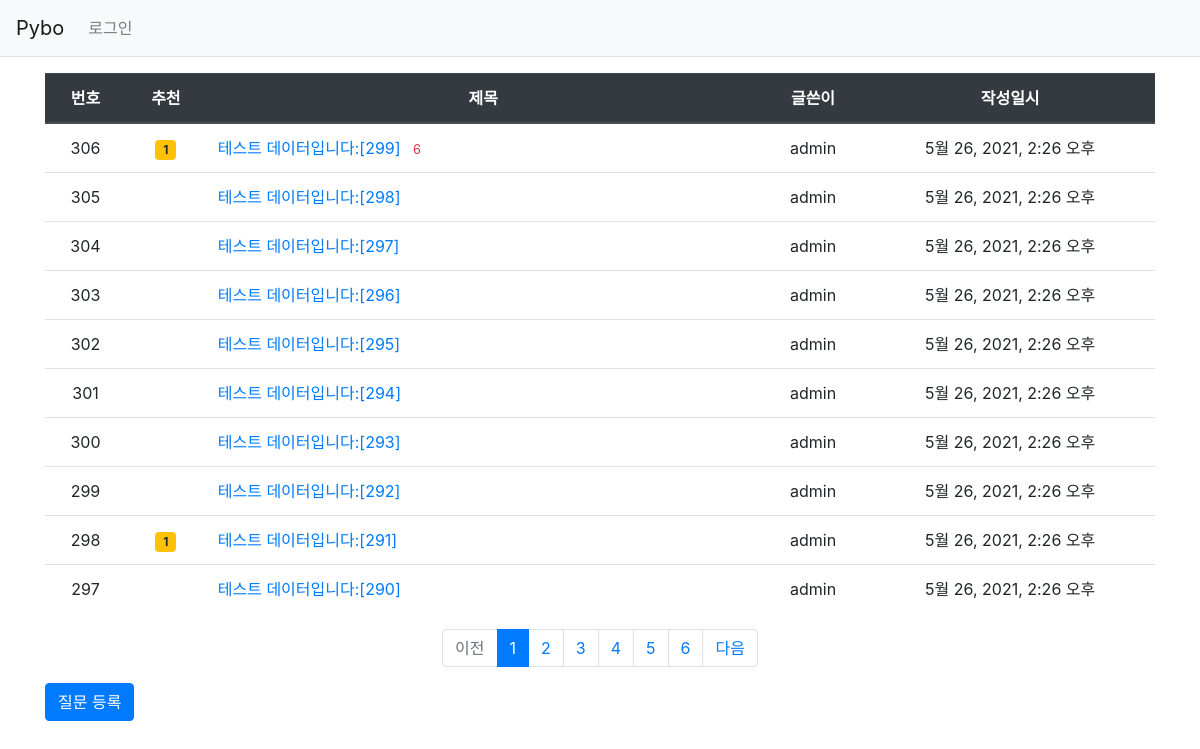
Screenshot of /pybo/ with the database file from the repository.
### pybo/models.py (models this page shows, shortened)
class Question(models.Model):
    author = models.ForeignKey(User, on_delete=models.CASCADE, related_name='author_question')
    subject = models.CharField(max_length=200)
    content = models.TextField()
    create_date = models.DateTimeField()
    modify_date = models.DateTimeField(null=True, blank=True)
    voter = models.ManyToManyField(User, related_name='voter_question')

### pybo/views/base_views.py (the view)
# urls.py: path('', base_views.index, name='index'),
def index(request):
    page = request.GET.get('page', '1')
    question_list = Question.objects.order_by('-create_date')
    paginator = Paginator(question_list, 10)  # 페이지당 10개씩 보여주기
    page_obj = paginator.get_page(page)
    context = {'question_list': page_obj}
    return render(request, 'pybo/question_list.html', context)

### pybo/templatetags/pybo_filter.py (called while the page is built)
@register.filter
def sub(value, arg):
    return value - arg

### templates/pybo/question_list.html
{% extends 'base.html' %}
{% load pybo_filter %}
{% block content %}
<div class="container my-3">
    <table class="table">
        <thead>
        <tr class="text-center thead-dark">
            <th>번호</th>
            <th>추천</th>
            <th style="width:50%">제목</th>
            <th>글쓴이</th>
            <th>작성일시</th>
        </tr>
        </thead>
        <tbody>
        {% if question_list %}
        {% for question in question_list %}
        <tr class="text-center">
            <td>{{ question_list.paginator.count|sub:question_list.start_index|sub:forloop.counter0|add:1 }}</td>
            <td>
                {% if question.voter.all.count > 0 %}
                <span class="badge badge-warning px-2 py-1">{{ question.voter.all.count }}</span>
                {% endif %}
            </td>
            <td class="text-left">
                <a href="{% url 'pybo:detail' question.id %}">{{ question.subject }}</a>
                {% if question.answer_set.count > 0 %}
                <span class="text-danger small ml-2">{{ question.answer_set.count }}</span>
                {% endif %}
            </td>
            <td>{{ question.author.username }}</td>
            <td>{{ question.create_date }}</td>
        </tr>
        {% endfor %}
        {% else %}
        <tr>
            <td colspan="3">질문이 없습니다.</td>
        </tr>
        {% endif %}
        </tbody>
    </table>
    <ul class="pagination justify-content-center">
        {% if question_list.has_previous %}
        <li class="page-item">
            <a class="page-link" href="?page={{ question_list.previous_page_number }}">이전</a>
        </li>
        {% else %}
        <li class="page-item disabled">
            <a class="page-link" tabindex="-1" aria-disabled="true" href="#">이전</a>
        </li>
        {% endif %}
        {% for page_number in question_list.paginator.page_range %}
        {% if page_number >= question_list.number|add:-5 and page_number <= question_list.number|add:5 %}
            {% if page_number == question_list.number %}
            <li class="page-item active" aria-current="page">
                <a class="page-link" href="?page={{ page_number }}">{{ page_number }}</a>
            </li>
            {% else %}
            <li class="page-item">
                <a class="page-link" href="?page={{ page_number }}">{{ page_number }}</a>
            </li>
            {% endif %}
        {% endif %}
        {% endfor %}
        {% if question_list.has_next %}
        <li class="page-item">
            <a class="page-link" href="?page={{ question_list.next_page_number }}">다음</a>
        </li>
        {% else %}
        <li class="page-item disabled">
            <a class="page-link" tabindex="-1" aria-disabled="true" href="#">다음</a>
        </li>
        {% endif %}
    </ul>
    <a href="{% url 'pybo:question_create' %}" class="btn btn-primary">질문 등록</a>
</div>
{% endblock %}

### rows the page displays
Question: paginator.count|sub "306", voter.all.count "1", subject "테스트 데이터입니다:[299]", answer_set.count "6", author.username "admin", create_date "5월 26, 2021, 2:26 오후"
Question: paginator.count|sub "305", subject "테스트 데이터입니다:[298]", author.username "admin", create_date "5월 26, 2021, 2:26 오후"
Question: paginator.count|sub "304", subject "테스트 데이터입니다:[297]", author.username "admin", create_date "5월 26, 2021, 2:26 오후"
Question: paginator.count|sub "303", subject "테스트 데이터입니다:[296]", author.username "admin", create_date "5월 26, 2021, 2:26 오후"
Question: paginator.count|sub "302", subject "테스트 데이터입니다:[295]", author.username "admin", create_date "5월 26, 2021, 2:26 오후"
Question: paginator.count|sub "301", subject "테스트 데이터입니다:[294]", author.username "admin", create_date "5월 26, 2021, 2:26 오후"
Question: paginator.count|sub "300", subject "테스트 데이터입니다:[293]", author.username "admin", create_date "5월 26, 2021, 2:26 오후"
Question: paginator.count|sub "299", subject "테스트 데이터입니다:[292]", author.username "admin", create_date "5월 26, 2021, 2:26 오후"
Question: paginator.count|sub "298", voter.all.count "1", subject "테스트 데이터입니다:[291]", author.username "admin", create_date "5월 26, 2021, 2:26 오후"
Question: paginator.count|sub "297", subject "테스트 데이터입니다:[290]", author.username "admin", create_date "5월 26, 2021, 2:26 오후"

### other values shown
{{ page_number }} "1"
{{ page_number }} "2" "3" "4" "5" "6"
